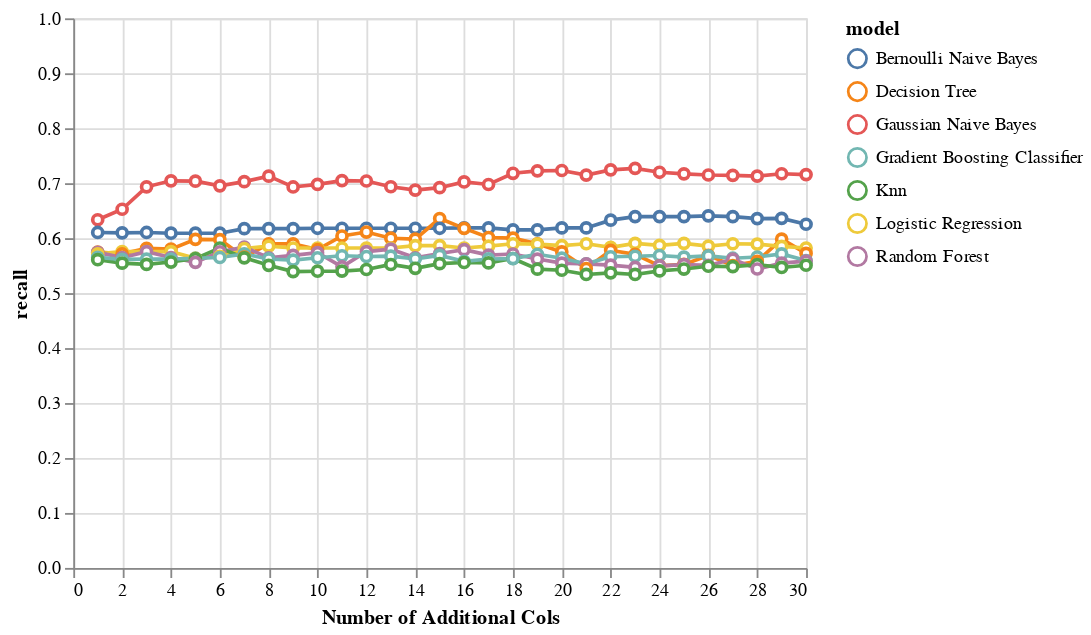

The notebook cell saved with this chart:
### Markdown cell above
We explored adding the top X features so we can measure the impact of adding complexity as we increase the feature count. The chart below shows the incremental value of adding the top X+1 feature. 

In the first chart we show the marginal value when we measure the macro avg recall. We see that the GNB classifer performs the best and the incremental gain tapers off after adding 10 features. We will consider then when we think about how many features to include.

### Code cell
perf_subset = perf_by_additional_n_cols_matrix_v1[
    (perf_by_additional_n_cols_matrix_v1['grouping'] == "Macro Avg") &
    (perf_by_additional_n_cols_matrix_v1['additional_col_method'] == "corr_to_mdd_subset_data_v2")
]


alt.Chart(perf_subset).mark_line(
       point={
         "filled": False,
         "fill": "white"
       }
).encode(
    x = alt.X('addl_cols', title="Number of Additional Cols"),
    y = alt.Y('recall', scale=alt.Scale(domain=[0, 1])),
    color = 'model'
)

### Figure 1 — Vega-Lite specification as saved in the notebook (floating-point values rounded to 4 significant figures; data arrays with more than 128 entries replaced by an {"elided": "..."} marker saying what was removed)
{"config": {"view": {"continuousWidth": 400, "continuousHeight": 300}}, "data": {"name": "data-ca50b0002ccdb5abc1990ad713a86de3"}, "mark": {"type": "line", "point": {"filled": false, "fill": "white"}}, "encoding": {"color": {"field": "model", "type": "nominal"}, "x": {"field": "addl_cols", "title": "Number of Additional Cols", "type": "quantitative"}, "y": {"field": "recall", "scale": {"domain": [0, 1]}, "type": "quantitative"}}, "$schema": "https://vega.github.io/schema/vega-lite/v4.17.0.json", "datasets": {"data-ca50b0002ccdb5abc1990ad713a86de3": {"elided": "210 records"}}}
